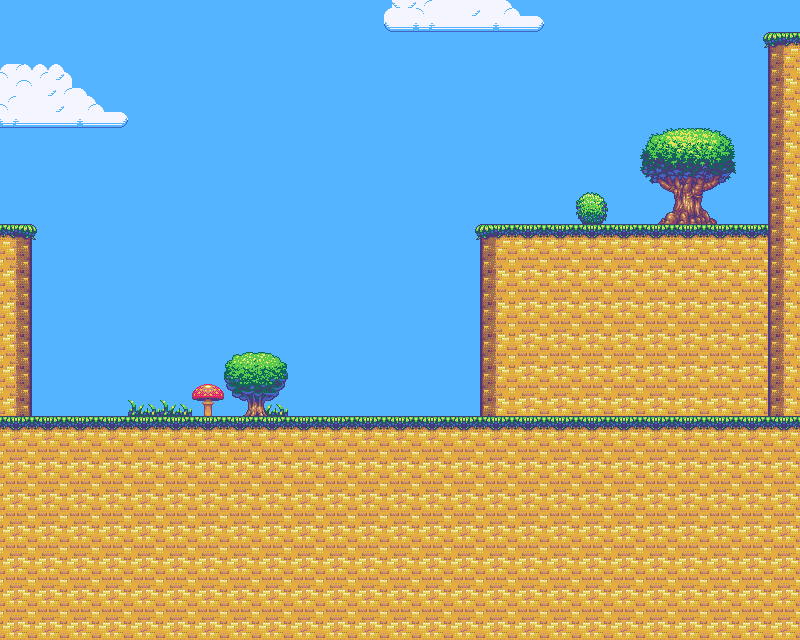

A level layout from a 2D game, rendered from its tile map. Below: a short description, then the map file with tile-grid data replaced by summaries:
An orthogonal 25x20 tile map with 32x32 px tiles, 1 tile layer (Terreno) and 3 objects (SpawnPoint, Mola, Goal).

<map version="1.0" orientation="orthogonal" renderorder="right-down" width="25" height="20" tilewidth="32" tileheight="32" nextobjectid="15">
 <tileset firstgid="1" name="grass" tilewidth="32" tileheight="32">
  <image source="generic_platformer_tiles.png" width="1024" height="768" />
 </tileset>
 <layer name="Terreno" width="25" height="20">
  <data>[500 cells, 500 non-empty, 40 distinct tile ids]</data>
 </layer>
 <objectgroup name="Objetos">
  <object id="9" name="SpawnPoint" x="61" y="347" width="58" height="25" />
  <object id="13" name="Mola" x="428" y="383" width="36" height="30" />
  <object id="14" name="Goal" x="680" y="161" width="24" height="24" />
 </objectgroup>
</map>
